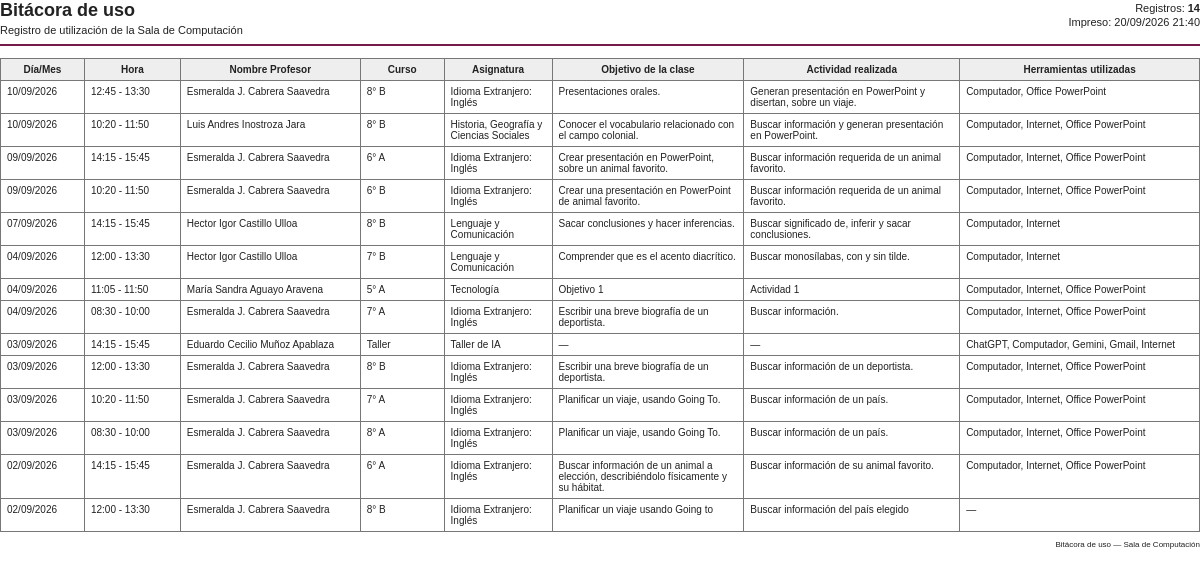
The app's page /modules/bitacoras/imprimir.php (signed in), older data.
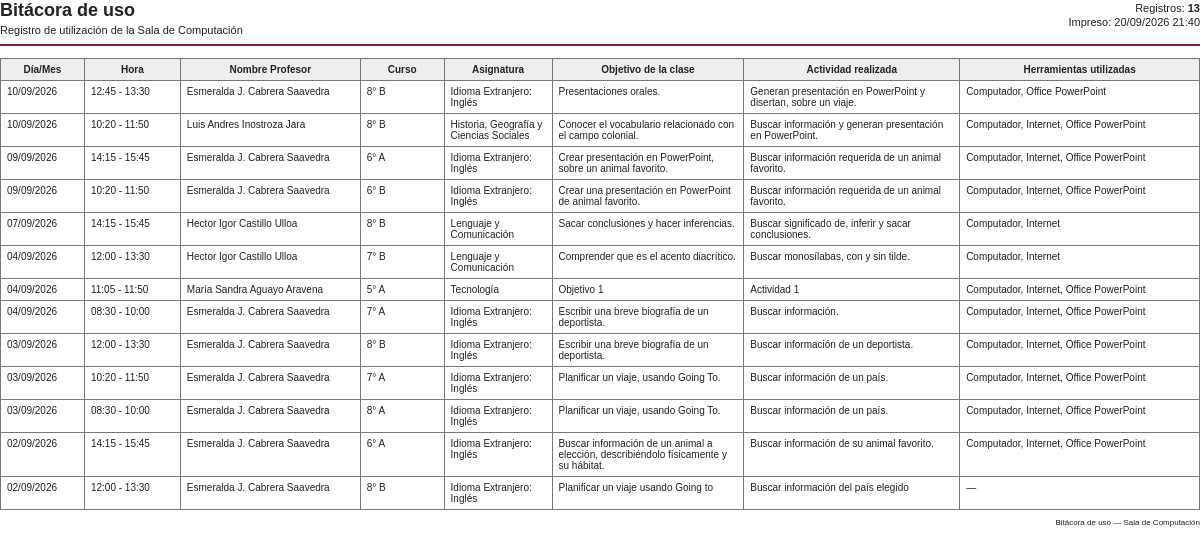
The same page, newer data.
### tables this page shows
CREATE TABLE `bitacoras` (
  `id` int(11) NOT NULL,
  `reserva_id` int(11) DEFAULT NULL,
  `objetivo_clase` varchar(150) DEFAULT NULL,
  `actividad` varchar(150) DEFAULT NULL,
  `horario_fijo_ocurrencia_id` int(11) DEFAULT NULL,
  `observaciones` text DEFAULT NULL
);

CREATE TABLE `cursos` (
  `id` int(11) NOT NULL,
  `nombre_curso` varchar(10) NOT NULL DEFAULT '',
  `modalidad` enum('asignatura','taller') DEFAULT 'asignatura'
);

CREATE TABLE `asignaturas` (
  `id` int(11) NOT NULL,
  `asignatura_nombre` varchar(50) NOT NULL,
  `modalidad` enum('asignatura','taller') DEFAULT 'asignatura',
  `activo` tinyint(1) DEFAULT NULL
);

### modules/bitacoras/imprimir.php (the view, shortened to what the changed rows need)
<?php
require_once '../../config/database.php';
function formatearFechaImpresion(string $fecha): string
{
    $fechaObj = DateTime::createFromFormat(
        'Y-m-d',
        $fecha
    );
    return $fechaObj->format('d/m/Y');
}
function obtenerHorarioImpresion(
    string $fecha,
    string $horaInicio,
    string $horaTermino,
    string $tipo
): string {
    $inicio = new DateTime(
        $fecha . ' ' . $horaInicio
    );
    $termino = new DateTime(
        $fecha . ' ' . $horaTermino
    );
    $duracion =
        $termino->getTimestamp()
        -
        $inicio->getTimestamp();
    $media = clone $inicio;
    $media->modify(
        '+' . ($duracion / 2) . ' seconds'
    );
    switch ($tipo) {
        case 'sub2':
            return
                $media->format('H:i')
                . ' - '
                . $termino->format('H:i');
        case 'completo':
        default:
            return
                $inicio->format('H:i')
                . ' - '
                . $termino->format('H:i');
    }
}
$registros = [];
$resultado =
    $conexion->query($sql);
if ($resultado) {
    while (
        $fila =
        $resultado->fetch_assoc()
    ) {
        $registros[] =
            $fila;
    }
}
$totalRegistros =
    count($registros);
?>
<!DOCTYPE html>
<html lang="es">
<head>
</head>
<body>
    <div class="encabezado">
        <div>
            <h1>
                Bitácora de uso
            </h1>
        </div>
        <div class="informacion-impresion">
            <p>
                Registros:
                <strong>
                    <?= $totalRegistros ?>
                </strong>
            </p>
        </div>
    </div>
    <?php if (empty($registros)): ?>
        <p>
            No existen registros en la bitácora.
        </p>
    <?php else: ?>
        <table>
            <thead>
                <tr>
                    <th>
                        Día/Mes
                    </th>
                    <th>
                        Hora
                    </th>
                    <th>
                        Nombre Profesor
                    </th>
                    <th>
                        Curso
                    </th>
                    <th>
                        Asignatura
                    </th>
                    <th>
                        Objetivo de la clase
                    </th>
                    <th>
                        Actividad realizada
                    </th>
                    <th>
                        Herramientas utilizadas
                    </th>
                </tr>
            </thead>
            <tbody>
                <?php foreach (
                    $registros
                    as $registro
                ): ?>
                    <?php
                    $fecha =
                        formatearFechaImpresion(
                            $registro['fecha'] ?? ''
                        );
                    $hora =
                        obtenerHorarioImpresion(
                            $registro['fecha'] ?? '',
                            $registro['hora_inicio'] ?? '',
                            $registro['hora_termino'] ?? '',
                            $registro['tipo_uso'] ?? 'completo'
                        );
                    $objetivo =
                        trim(
                            $registro['objetivo_clase'] ?? ''
                        );
                    $actividad =
                        trim(
                            $registro['actividad'] ?? ''
                        );
                    $recursos =
                        trim(
                            $registro['nombres_recursos'] ?? ''
                        );
                    ?>
                    <tr>
                        <td>
                            <?= htmlspecialchars(
                                $fecha
                            ) ?>
                        </td>
                        <td>
                            <?= htmlspecialchars(
                                $hora
                            ) ?>
                        </td>
                        <td>
                            <?= htmlspecialchars(
                                $registro['docente'] ?? '—'
                            ) ?>
                        </td>
                        <td>
                            <?= htmlspecialchars(
                                $registro['curso'] ?? '—'
                            ) ?>
                        </td>
                        <td>
                            <?= htmlspecialchars(
                                $registro['asignatura'] ?? '—'
                            ) ?>
                        </td>
                        <td>
                            <?= htmlspecialchars(
                                $objetivo !== ''
                                    ? $objetivo
                                    : '—'
                            ) ?>
                        </td>
                        <td>
                            <?= htmlspecialchars(
                                $actividad !== ''
                                    ? $actividad
                                    : '—'
                            ) ?>
                        </td>
                        <td>
                            <?= htmlspecialchars(
                                $recursos !== ''
                                    ? $recursos
                                    : '—'
                            ) ?>
                        </td>
                    </tr>
                <?php endforeach; ?>
            </tbody>
        </table>
    <?php endif; ?>
</body>
</html>

Row changes from the older to the newer data that the page shows:
removed bitacoras: fecha "03/09/2026", hora "14:15 - 15:45", docente "Eduardo Cecilio Muñoz Apablaza", cursos.nombre_curso "Taller", asignaturas.asignatura_nombre "Taller de IA", objetivo "—", actividad "—", recursos "ChatGPT, Computador, Gemini, Gmail, Internet"
Text that changed along with them:
$totalRegistros: "14" → "13"
